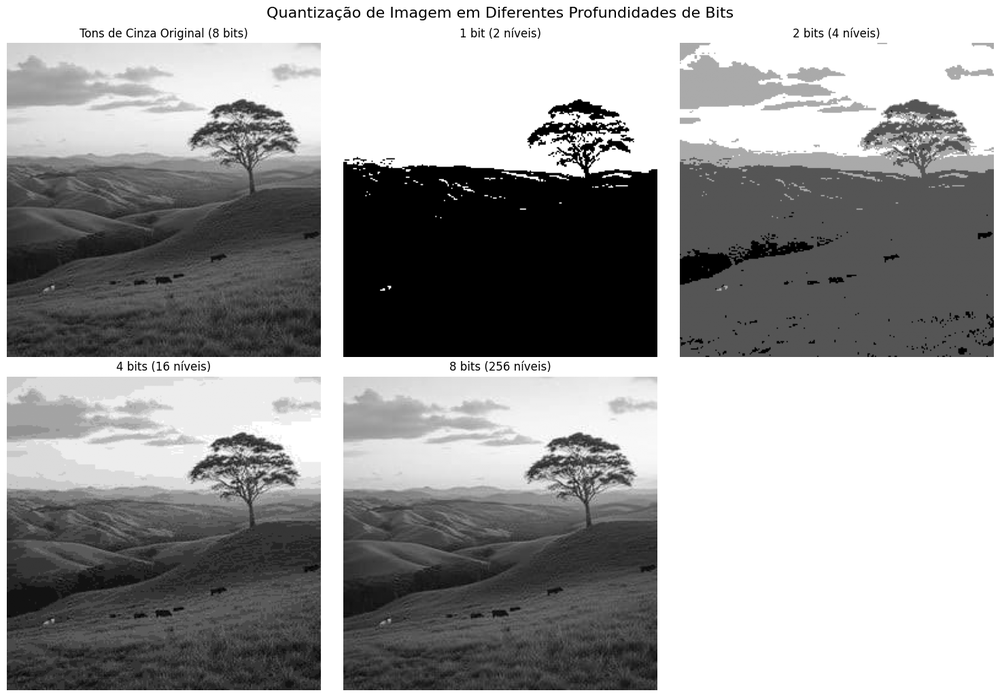
#> input picture [PORTFÓLIO] 01 - 21-08-2026/quantizacao.png, 1000 x 697 px, shrunk from 1471 x 1025 before the run, given in place of PaysanduSC.png, which was not available
$ jupyter execute Processamento_de_Imagens_Aula_1.ipynb
#> lines starting #> are read from the running program, lines starting #| are printed output that depends on the picture; pictures that were not available may be replaced by others from this repository, and a replacement may not be noted
[cell 1]
from google.colab import files
import cv2
from google.colab.patches import cv2_imshow

[cell 2]
arquivos = files.upload()
#> the answer given: quantizacao.png

[cell 3]
img = cv2.imread('PaysanduSC.png')
#> img is the input picture: shape (697, 1000, 3); min 0, max 255, mean 157.1
cv2_imshow(img)

[cell 4]
img.shape
print(img)
#> (printed output is left out)

[cell 5]
cv2_imshow(img/2)
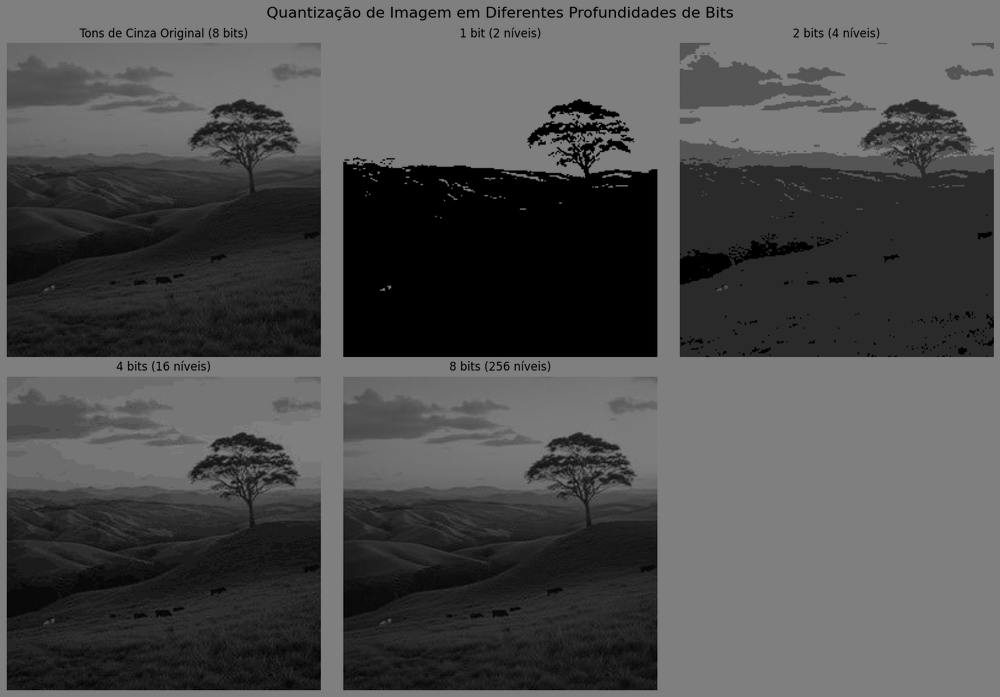
#> shown: shape (697, 1000, 3) float64; min 0, max 127.5, mean 78.6
cv2_imshow(img*2)
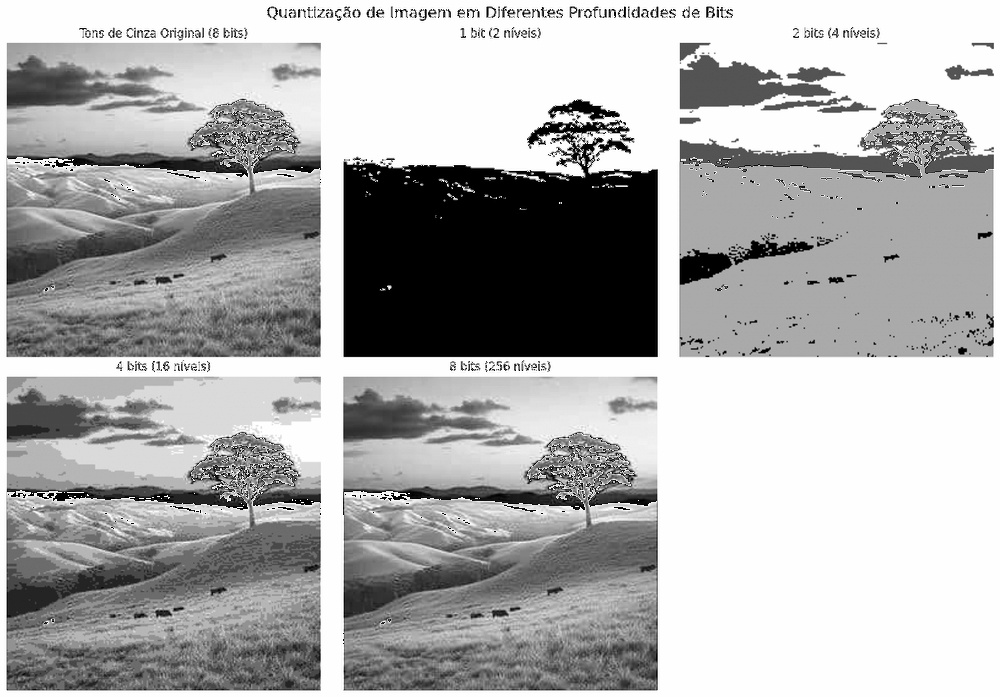
#> shown: shape (697, 1000, 3); min 0, max 254, mean 172.5
cv2_imshow(255-img)
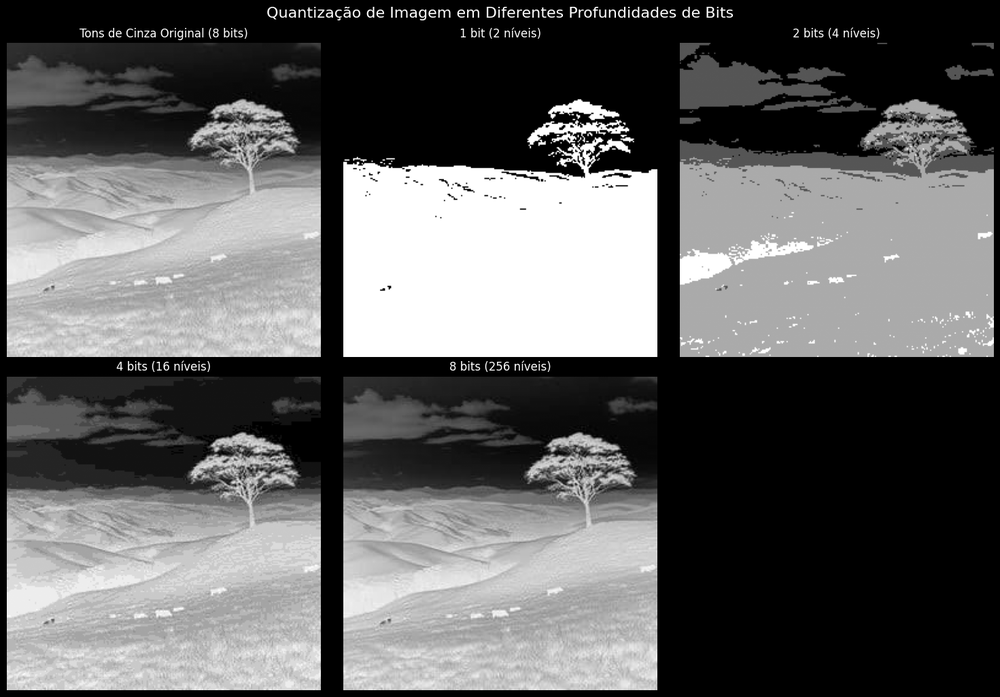
#> shown: shape (697, 1000, 3); min 0, max 255, mean 97.9

[cell 6]
B, G , R = cv2.split(img)

cv2_imshow(B)
cv2_imshow(G)
cv2_imshow(R)
